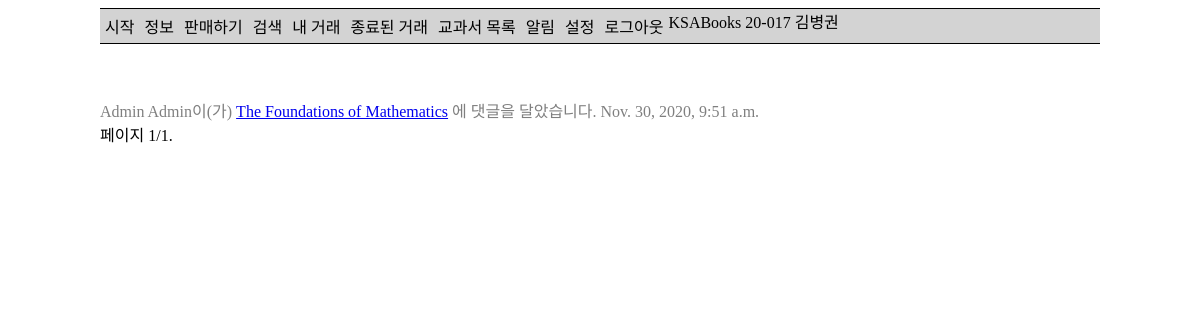
/notification/ (signed in), run on an earlier commit of the app's database.
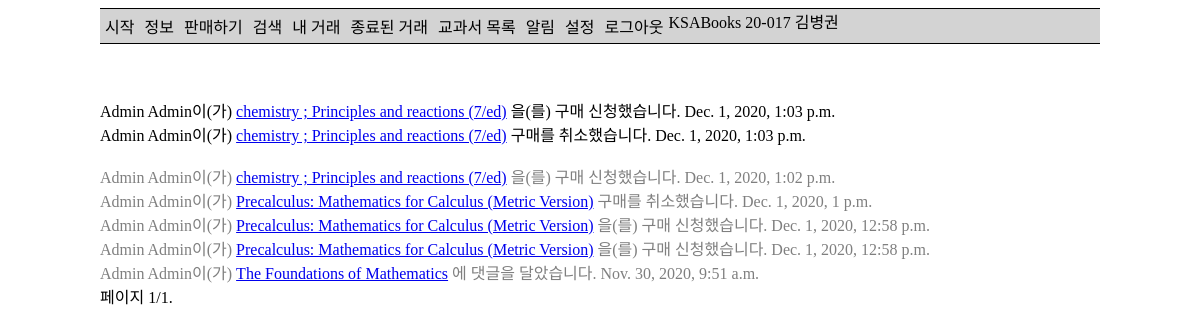
And on a later commit of the database.
### ksa_books_app/models.py (models this page shows, shortened)
class Book(models.Model):
    title = models.CharField(max_length=100, verbose_name='제목')
    author = models.CharField(max_length=100, verbose_name='저자')
    courses = models.ManyToManyField(Course, verbose_name='과목')
    subject = models.ForeignKey(Subject, verbose_name='교과', on_delete=models.SET_NULL, null=True)
    publisher = models.CharField(max_length=100, verbose_name='출판사')
    isbn = models.CharField(max_length=13, verbose_name='ISBN',
                            help_text='13 Character <a href="https://www.isbn-international.org/content/what-isbn">ISBN number</a>')
    list_price = models.PositiveIntegerField(verbose_name='정가', null=True, blank=True)
    group_price = models.PositiveIntegerField(verbose_name='공동구매 가격', null=True, blank=True)
    using = models.BooleanField(verbose_name='사용 여부')
    class Meta:
        permissions = (
            ('load_data', 'Can load data'),
        )
        ordering = ['subject']
    def display_courses(self):
        return ', '.join([str(c) for c in self.courses.all()])
    display_courses.short_description = '수업'

class Notification(models.Model):
    type = models.CharField(choices=NOTIFICATIONS, max_length=ceil(log(len(NOTIFICATIONS)+1, 10)), null=True)
    date_time = models.DateTimeField(auto_now_add=True, null=True)
    data_offer1 = models.ForeignKey(Offer, on_delete=models.SET_NULL, null=True, blank=True)
    data_user1 = models.ForeignKey(settings.AUTH_USER_MODEL, on_delete=models.SET_NULL, null=True, blank=True,
                                   related_name='data_user1')
    def html_form(self):
        html = []
        TEXT, LINK = 'text', 'link'
        if self.type == COMMENT:
            html.append((TEXT, f'{self.data_user1}이(가) '))
            html.append((LINK, self.data_offer1.book.title, self.data_offer1.get_absolute_url()))
            html.append((TEXT, '에 댓글을 달았습니다.'))
        elif self.type == NEW_OFFER:
            html.append((TEXT, f'{self.data_user1}이(가) '))
            html.append((LINK, self.data_offer1.book.title, self.data_offer1.get_absolute_url()))
            html.append((TEXT, '을(를) 판매하고 있습니다.'))
        elif self.type == SOLD_TO_USER:
            html.append((TEXT, f'{self.data_user1}이(가) 사용자에게 '))
            html.append((LINK, self.data_offer1.book.title, self.data_offer1.get_absolute_url()))
            html.append((TEXT, '을(를) 판매했습니다.'))
        elif self.type == SOLD_TO_OTHER:
            html.append((TEXT, f'{self.data_user1}이(가) 다른 사람에게 '))
            html.append((LINK, self.data_offer1.book.title, self.data_offer1.get_absolute_url()))
            html.append((TEXT, '을(를) 판매했습니다.'))
        elif self.type == NEW_WANT:
            html.append((TEXT, f'{self.data_user1}이(가) '))
            html.append((LINK, self.data_offer1.book.title, self.data_offer1.get_absolute_url()))
            html.append((TEXT, '을(를) 구매 신청했습니다.'))
        elif self.type == BUYER_CANCEL:
            html.append((TEXT, f'{self.data_user1}이(가) '))
            html.append((LINK, self.data_offer1.book.title, self.data_offer1.get_absolute_url()))
            html.append((TEXT, ' 구매를 취소했습니다.'))
        elif self.type == SELLER_CANCEL:
            html.append((TEXT, f'{self.data_user1}이(가) '))
            html.append((LINK, self.data_offer1.book.title, self.data_offer1.get_absolute_url()))
            html.append((TEXT, ' 판매를 취소했습니다.'))
        html.append(self.date_time)
        return html

### ksa_books_app/views.py (the view)
# urls.py: path('notification/', views.notification, name='notification'),
@login_required
def notification(request):
    qs = request.user.notifications.order_by('-date_time')
    paginator = Paginator(qs, 10)
    page = request.GET.get('page')
    page_obj = paginator.get_page(page)
    object_qs = page_obj.object_list
    html_list = [a.html_form() for a in object_qs]
    new_notification = request.user.unread_notification
    request.user.unread_notification = 0
    request.user.save()
    context = {
        'page_obj': page_obj,
        'html_list': html_list,
        'object_qs': object_qs,
        'new_notification': new_notification,
        'is_paginated': True,
    }
    return render(request, 'notifications.html', context=context)

### ksa_books_app/models.py (called while the page is built)
    def get_absolute_url(self):
        return reverse('check-offer', args=[str(self.id)])

    def __str__(self):
        return ' '.join([self.student_id, self.name])

    def is_international(self):
        return self.student_id[3] == '2'

### ksa_books_app/templates/notifications.html (shortened to what this page needs)
{% extends 'base_generic.html' %}
{% block content %}
    <br>
    {% if html_list %}
        {% for html in html_list %}
            <br>
            {% if forloop.counter0 < new_notification %}
                {% for phrase in html %}
                    {% if forloop.last %}
                        <span> {{ phrase }}</span>
                    {% else %}
                        {% if phrase.0 == 'text' %}
                            <span>{{ phrase.1 }}</span>
                        {% elif phrase.0 == 'link' %}
                            <a href="{{ phrase.2 }}" target="_blank">{{ phrase.1 }}</a>
                        {% endif %}
                    {% endif %}
                {% endfor %}
            {% else %}
                {% if forloop.counter0 == new_notification and new_notification != 0 %}
                    <br>
                {% endif %}
                {% for phrase in html %}
                    {% if forloop.last %}
                        <span class="old"> {{ phrase }}</span>
                    {% else %}
                        {% if phrase.0 == 'text' %}
                            <span class="old">{{ phrase.1 }}</span>
                        {% elif phrase.0 == 'link' %}
                            <a href="{{ phrase.2 }}" target="_blank">{{ phrase.1 }}</a>
                        {% endif %}
                    {% endif %}
                {% endfor %}
            {% endif %}
        {% endfor %}
    {% else %}
        <p>알림이 없습니다.</p>
    {% endif %}
{% endblock %}

What changed in the data, as far as the page shows it:
now on this page (row unchanged): Book: title "chemistry ; Principles and reactions (7/ed)" "chemistry ; Principles and reactions (7/ed)", title "chemistry ; Principles and reactions (7/ed)"
added Notification: html "Dec. 1, 2020, 1:03 p.m."
added Notification: html "Dec. 1, 2020, 1:03 p.m."
added Notification: html "Dec. 1, 2020, 1:02 p.m."
now on this page (row unchanged): Book: title "Precalculus: Mathematics for Calculus (Metric Version)" "Precalculus: Mathematics for Calculus (Metric Version)" "Precalculus: Mathematics for Calculus (Metric Version)"
added Notification: html "Dec. 1, 2020, 1 p.m."
added Notification: html "Dec. 1, 2020, 12:58 p.m."
added Notification: html "Dec. 1, 2020, 12:58 p.m."
Also different on the page:
list line gone: "Admin Admin이(가) 에 댓글을 달았습니다."
new list line: "Admin Admin이(가) 을(를) 구매 신청했습니다."
new list line: "Admin Admin이(가) 구매를 취소했습니다."
new list line: "Admin Admin이(가) 에 댓글을 달았습니다."
new list line: "The Foundations of Mathematics"
new list line: "Nov. 30, 2020, 9:51 a.m."
list line gone: "The Foundations of Mathematics"
list line gone: "Nov. 30, 2020, 9:51 a.m."
